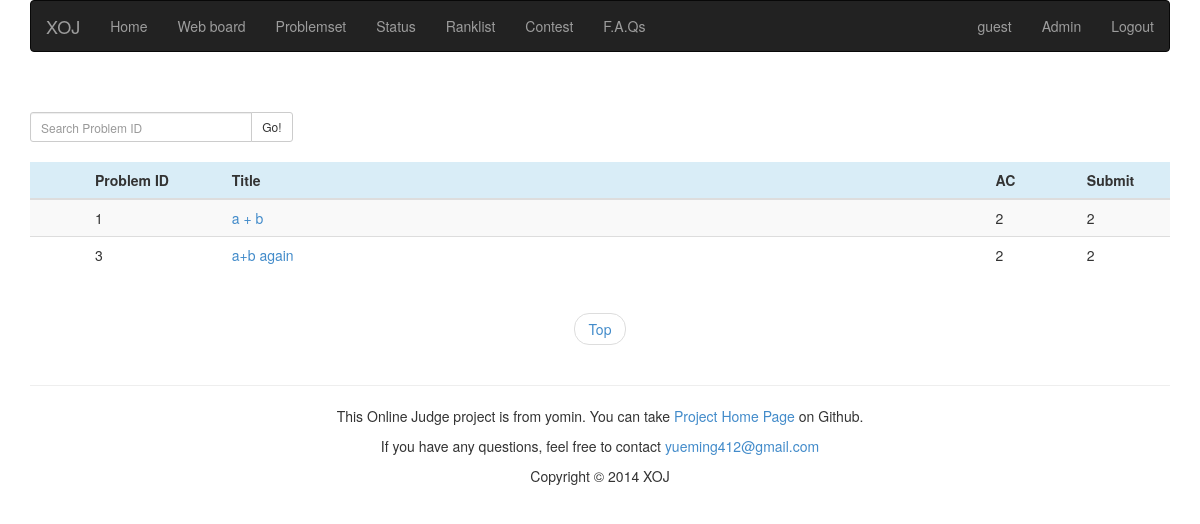
The page /problemset/ (signed in) on the database its author committed.
### appfile/models.py (models this page shows, shortened)
class User(db.Model):
    userid = db.Column(db.String(22), primary_key = True, unique = True)
    nickname = db.Column(db.String(22),unique = True)
    password = db.Column(db.String(100),unique = True)
    is_admin = db.Column(db.Boolean)
    ac_count = db.Column(db.Integer, default = 0)
    submit_count = db.Column(db.Integer, default = 0)
    def is_authenticated(self):
        return True

class Problem(db.Model):
    pid = db.Column(db.Integer, primary_key=True)
    title = db.Column(db.String(299))
    description = db.Column(db.Text)
    pinput = db.Column(db.Text)
    poutput = db.Column(db.Text)
    sinput = db.Column(db.Text)
    soutput = db.Column(db.Text)
    hint = db.Column(db.Text)
    time_limit = db.Column(db.Integer)
    memory_limit = db.Column(db.Integer)
    ac_count = db.Column(db.Integer, default = 0)
    submit_count = db.Column(db.Integer, default = 0)
    visable = db.Column(db.Boolean, default = True)

### appfile/views.py (the view)
@app.route('/problemset/')
@app.route('/problemset/page=<int:page>/')
def problemset(page = 1):
    form = SearchProblemForm()
    problem_list = Problem.query.filter_by(visable = True).order_by(Problem.pid).paginate(page,MAX_PROBLEM_NUM_ONE_PAGE, False )
    if current_user.is_authenticated():
        ac_list = db.session.query(Submit.pid).distinct().filter_by(userid = current_user.userid).filter_by(result = 'Accepted').all()
        submit_list = db.session.query(Submit.pid).filter_by(userid = current_user.userid).all()
        print submit_list
        if ac_list:
            ac_list = zip(*ac_list)[0]
        if submit_list:
            submit_list = zip(*submit_list)[0]
    else:
        ac_list, submit_list = [],[]
    return render_template('problemset.html', page=page, problem_list = problem_list, form = form,ac_list = ac_list, submit_list = submit_list)

### appfile/forms.py
class SearchProblemForm(Form):
    pid = IntegerField('Problem ID')

### appfile/views.py (called while the page is built)
@login_manager.user_loader
def load_user(userid):
    return User.query.get(userid)

@app.before_request
def before_request():
    g.user = current_user
    if g.user.is_authenticated():
        g.url = url_for('userinfo',userid = g.user.userid)

### appfile/templates/problemset.html (shortened to what this page needs)
{% extends "base.html" %}
{% block content %}
<div class="container">
    <br><br>
    <div class="row">
        <form role="form" action={{ url_for('search_problem') }} method="POST">
            <div class="col-sm-3">
                <div class="input-group">
                    {{ form.pid(class="form-control input-sm", placeholder="Search Problem ID") }}
                    <span class="input-group-btn">
                        <button class="btn btn-default btn-sm" type="submit">Go!</button>
                    </span>
                </div>
            </div>
        </form>
    </div>
    <br>
    <div class="row">
        <div class="col-sm-12">
            <table class="table table-striped table-hover">
                <thead>
                    <tr class="info">
                        <th id="ps_is_ac"></th>
                        <th id="ps_pid">Problem ID</th>
                        <th id="ps_title">Title</th>
                        <th id="ps_ac">AC</th>
                        <th id="ps_submit">Submit</th>
                    </tr>
                </thead>
                <tbody>
                    {% for problem in problem_list.items %}
                    <tr>
                        <td>
                        </td>
                        <td>{{ problem.pid }}</td>
                        <td align="left">
                            <a href={{ url_for('show_problem', pid = problem.pid) }}>{{ problem.title }}</a>
                        </td>
                        <td>{{ problem.ac_count }}</td>
                        <td>{{ problem.submit_count }}</td>
                    </tr>
                    {% endfor %}
                </tbody>
            </table>
        </div>
    </div>
    <div class="row">
        <div class="col-sm-12">
          <ul class="pager">
            <li><a href={{ url_for('problemset') }}>Top</a></li>
        </ul>
        </div>
    </div>
</div>
{% endblock %}

### appfile/templates/base.html (shortened to what this page needs)
<!DOCTYPE html>
<html lang="zh-cn">
    <head>
        <link rel="stylesheet" type="text/css" href={{ url_for('static', filename='css/bootstrap.min.css') }}>
        <link rel="stylesheet" type="text/css" href={{ url_for('static', filename='css/style.css') }}>
    </head>
    <body>
        <div class="container">
            <nav class="navbar navbar-inverse" role="navigation">
                <div class="navbar-header">
                    <a class="navbar-brand" href={{ url_for('index')}}>XOJ</a>
                </div>
                <div class="collapse navbar-collapse" id="bs-example-navbar-collapse-1">
                    <ul class="nav navbar-nav">
                        <li><a href="/">Home</a></li>
                        <li><a href="/discuss/">Web board</a></li>
                        <li><a href="/problemset/">Problemset</a></li>
                        <li><a href="/status/">Status</a></li>
                        <li><a href="/ranklist/">Ranklist</a></li>
                        <li><a href="/">Contest</a></li>
                        <li><a href="/FAQ/">F.A.Qs</a></li>
                    </ul>
                    {% if g.user.is_authenticated() %}
                        <ul class="nav navbar-nav navbar-right">
                            <li><a href={{ g.url }}>{{ g.user.userid }}</a></li>
                            {% if g.user.is_admin %}
                                <li><a href="/admin/">Admin</a></li>
                            {% endif %}
                            <li><a href="/logout/">Logout</a></li>
                        </ul>
                    {% else %}
                    <div class="navbar-form navbar-right">
                            <a href="/login/" class="btn btn-primary">Sign in</a>
                            <a href="/register/" class="btn btn-default">Sign up</a>
                    </div>
                    {% endif %}
                </div>
            </nav>
        </div>
        {% block content %}
        {% endblock %}
        <div class="container">
            <footer>
                <hr>
                <p class="text-center">
                    This Online Judge project is from yomin. You can take
                    <a href="http://github/Rominyue">Project Home Page</a>
                    on Github.
                </p>
                <p class="text-center">
                    If you have any questions, feel free to contact
                    <a href="mailto:someone@example.com">yueming412@gmail.com</a>
                </p>
                <p class="text-center">Copyright © 2014 XOJ</p>
            </footer>
        </div>
    </body>
</html>

### appfile/static/css/style.css (style rules this page uses)
#ps_is_ac { width: 5%; }
#ps_pid { width: 12%; }
#ps_title { width: 67%; }
#ps_ac { width: 8%; }
#ps_submit { width: 8%; }
a:link { text-decoration: none; }

### rows shown on the page
User: user.userid "guest"
Problem: pid "1", title "a + b", ac_count "2", submit_count "2"
Problem: pid "3", title "a+b again", ac_count "2", submit_count "2"
